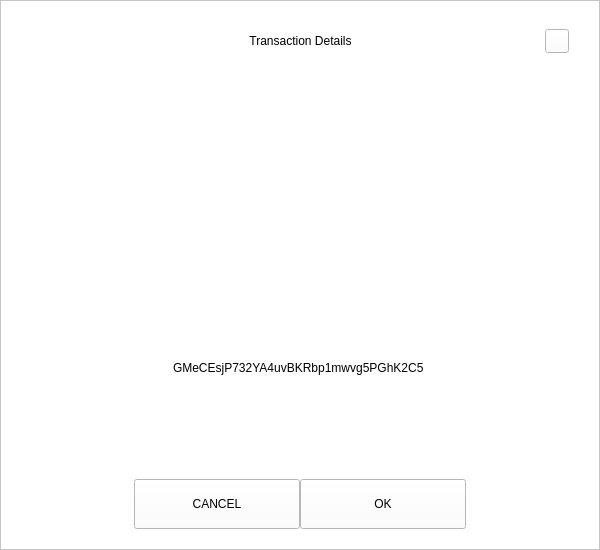
<?xml version="1.0" encoding="UTF-8"?>
<ui version="4.0">
 <class>ReceiveDialog</class>
 <widget class="QDialog" name="ReceiveDialog">
  <property name="geometry">
   <rect>
    <x>0</x>
    <y>0</y>
    <width>600</width>
    <height>550</height>
   </rect>
  </property>
  <property name="windowTitle">
   <string>Dialog</string>
  </property>
  <property name="styleSheet">
   <string notr="true">background:white;</string>
  </property>
  <layout class="QVBoxLayout" name="verticalLayout_2">
   <property name="spacing">
    <number>0</number>
   </property>
   <property name="leftMargin">
    <number>0</number>
   </property>
   <property name="topMargin">
    <number>0</number>
   </property>
   <property name="rightMargin">
    <number>0</number>
   </property>
   <property name="bottomMargin">
    <number>0</number>
   </property>
   <item>
    <widget class="QFrame" name="frameContainer">
     <property name="frameShape">
      <enum>QFrame::StyledPanel</enum>
     </property>
     <property name="frameShadow">
      <enum>QFrame::Raised</enum>
     </property>
     <layout class="QVBoxLayout" name="verticalLayout">
      <property name="spacing">
       <number>0</number>
      </property>
      <property name="leftMargin">
       <number>30</number>
      </property>
      <property name="topMargin">
       <number>20</number>
      </property>
      <property name="rightMargin">
       <number>30</number>
      </property>
      <property name="bottomMargin">
       <number>20</number>
      </property>
      <item>
       <layout class="QHBoxLayout" name="horizontalLayout_3">
        <property name="spacing">
         <number>0</number>
        </property>
        <item>
         <spacer name="horizontalSpacer_21">
          <property name="orientation">
           <enum>Qt::Horizontal</enum>
          </property>
          <property name="sizeHint" stdset="0">
           <size>
            <width>40</width>
            <height>20</height>
           </size>
          </property>
         </spacer>
        </item>
        <item>
         <widget class="QLabel" name="labelTitle">
          <property name="minimumSize">
           <size>
            <width>0</width>
            <height>40</height>
           </size>
          </property>
          <property name="maximumSize">
           <size>
            <width>16777215</width>
            <height>40</height>
           </size>
          </property>
          <property name="styleSheet">
           <string notr="true">padding-left:24px;</string>
          </property>
          <property name="text">
           <string>Transaction Details</string>
          </property>
          <property name="alignment">
           <set>Qt::AlignCenter</set>
          </property>
          <property name="margin">
           <number>7</number>
          </property>
         </widget>
        </item>
        <item>
         <spacer name="horizontalSpacer">
          <property name="orientation">
           <enum>Qt::Horizontal</enum>
          </property>
          <property name="sizeHint" stdset="0">
           <size>
            <width>40</width>
            <height>20</height>
           </size>
          </property>
         </spacer>
        </item>
        <item>
         <widget class="QPushButton" name="btnEsc">
          <property name="minimumSize">
           <size>
            <width>24</width>
            <height>24</height>
           </size>
          </property>
          <property name="maximumSize">
           <size>
            <width>24</width>
            <height>24</height>
           </size>
          </property>
          <property name="focusPolicy">
           <enum>Qt::NoFocus</enum>
          </property>
          <property name="text">
           <string/>
          </property>
         </widget>
        </item>
       </layout>
      </item>
      <item>
       <spacer name="verticalSpacer">
        <property name="orientation">
         <enum>Qt::Vertical</enum>
        </property>
        <property name="sizeType">
         <enum>QSizePolicy::Fixed</enum>
        </property>
        <property name="sizeHint" stdset="0">
         <size>
          <width>20</width>
          <height>20</height>
         </size>
        </property>
       </spacer>
      </item>
      <item alignment="Qt::AlignHCenter">
       <widget class="QLabel" name="labelQrImg">
        <property name="minimumSize">
         <size>
          <width>260</width>
          <height>260</height>
         </size>
        </property>
        <property name="maximumSize">
         <size>
          <width>260</width>
          <height>260</height>
         </size>
        </property>
        <property name="text">
         <string/>
        </property>
        <property name="alignment">
         <set>Qt::AlignCenter</set>
        </property>
       </widget>
      </item>
      <item>
       <spacer name="verticalSpacer_2">
        <property name="orientation">
         <enum>Qt::Vertical</enum>
        </property>
        <property name="sizeType">
         <enum>QSizePolicy::Fixed</enum>
        </property>
        <property name="sizeHint" stdset="0">
         <size>
          <width>20</width>
          <height>20</height>
         </size>
        </property>
       </spacer>
      </item>
      <item alignment="Qt::AlignHCenter">
       <widget class="QLabel" name="labelAddress">
        <property name="text">
         <string>GMeCEsjP732YA4uvBKRbp1mwvg5PGhK2C5 </string>
        </property>
       </widget>
      </item>
      <item>
       <spacer name="verticalSpacer_3">
        <property name="orientation">
         <enum>Qt::Vertical</enum>
        </property>
        <property name="sizeType">
         <enum>QSizePolicy::Expanding</enum>
        </property>
        <property name="sizeHint" stdset="0">
         <size>
          <width>20</width>
          <height>20</height>
         </size>
        </property>
       </spacer>
      </item>
      <item>
       <layout class="QHBoxLayout" name="horizontalLayout" stretch="1,2,2,1">
        <property name="leftMargin">
         <number>20</number>
        </property>
        <property name="rightMargin">
         <number>20</number>
        </property>
        <item>
         <spacer name="horizontalSpacer1">
          <property name="orientation">
           <enum>Qt::Horizontal</enum>
          </property>
          <property name="sizeHint" stdset="0">
           <size>
            <width>40</width>
            <height>20</height>
           </size>
          </property>
         </spacer>
        </item>
        <item>
         <widget class="QPushButton" name="btnCancel">
          <property name="minimumSize">
           <size>
            <width>0</width>
            <height>50</height>
           </size>
          </property>
          <property name="focusPolicy">
           <enum>Qt::NoFocus</enum>
          </property>
          <property name="text">
           <string>CANCEL</string>
          </property>
         </widget>
        </item>
        <item>
         <widget class="QPushButton" name="btnSave">
          <property name="minimumSize">
           <size>
            <width>0</width>
            <height>50</height>
           </size>
          </property>
          <property name="focusPolicy">
           <enum>Qt::NoFocus</enum>
          </property>
          <property name="text">
           <string>OK</string>
          </property>
         </widget>
        </item>
        <item>
         <spacer name="horizontalSpacer_2">
          <property name="orientation">
           <enum>Qt::Horizontal</enum>
          </property>
          <property name="sizeHint" stdset="0">
           <size>
            <width>40</width>
            <height>20</height>
           </size>
          </property>
         </spacer>
        </item>
       </layout>
      </item>
     </layout>
    </widget>
   </item>
  </layout>
 </widget>
 <resources/>
 <connections/>
</ui>
